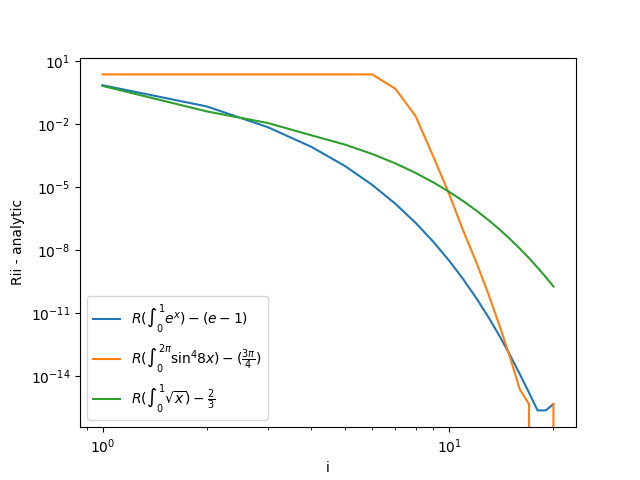

The script that saved this image:
# -*- coding: utf-8 -*-

import numpy as np
import matplotlib.pyplot as plt


def romberg(a, b, nmax, func):
    """
    Romberg integration.
    Arguments:
    a, b: Integration interval
    nmax: Number of slices
    func: Function to integrate
    """
    R = np.zeros((nmax, nmax), float)
    for n in range(0, nmax):  # calculate terms iteratively
        N = 2 ** n
        R[n, 0] = trapezoidal(a, b, N, func)
        for j in range(0, n):
            R[n, j + 1] = R[n, j] + 1.0 / (4 ** (j + 1) - 1) * (R[n, j] - R[n - 1, j])
    return R[nmax - 1, nmax - 1], R


def trapezoidal(a, b, N, func):
    """
    trapezoidal area calculation.
    """
    x, h = np.linspace(a, b, N + 1, retstep=True)
    function_values = func(x)  # generate array of sampled function values
    if function_values[1:N].size > 0:
        s = np.sum(function_values[1:N])
    else:
        s = 0
    s = h / 2 * (function_values[0] + function_values[N - 1]) + h * s
    return s


def f1(x):
    return np.exp(x)


def f2(x):
    return np.sin(8 * x) ** 4


def f3(x):
    return np.sqrt(x)


analytic1 = np.exp(1) - 1
analytic2 = 3 * np.pi / 4
analytic3 = 2 / 3

n = 30

result_1, R1 = romberg(0, 1, n, f1)
result_2, R2 = romberg(0, 2 * np.pi, n, f2)
result_3, R3 = romberg(0, 1, n, f3)

# print(result_1, R1)
# print(result_2, R2)
# print(result_3, R3)

# calculate difference to analytical results
R1_ii_diff = np.abs(np.array([R1[i, i] for i in range(n)]) - analytic1)
R2_ii_diff = np.abs(np.array([R2[i, i] for i in range(n)]) - analytic2)
R3_ii_diff = np.abs(np.array([R3[i, i] for i in range(n)]) - analytic3)


def plotting(diff_array, label, ylabel="Rii - analytic", xlabel="i"):
    plt.loglog(np.arange(1, n + 1), diff_array, label=label)
    plt.xlabel("i")
    plt.ylabel(ylabel)


plotting(R1_ii_diff, label=r"$R(\int_0^1 e^{x}) - (e - 1)$")
plotting(R2_ii_diff, label=r"$R(\int_0^{2\pi} \sin^{4}{8x}) - (\frac{3 \pi}{4})$")
plotting(R3_ii_diff, label=r"$R(\int_0^1 \sqrt{x}) - \frac{2}{3}$")
plt.legend()
plt.savefig("romberg.png")
